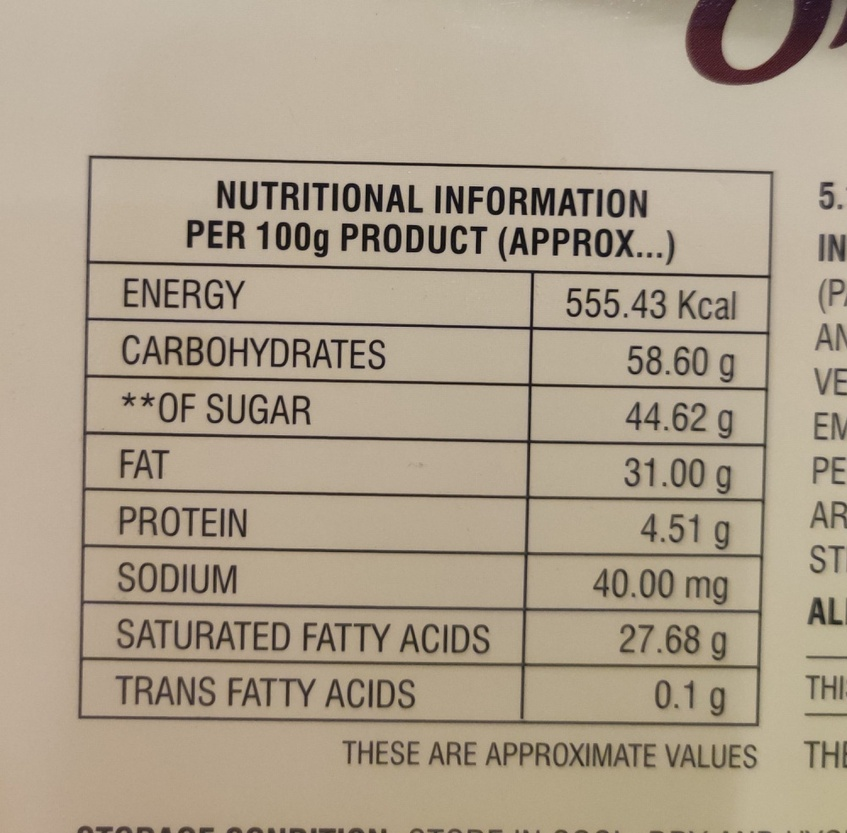
#> input picture image/nutrition_table.jpg, 847 x 833 px, shrunk from 1000 x 984 before the run
$ python -i TableLinesRemover.py   (imports and definitions only)
#> lines starting #> are read from the running program, lines starting #| are printed output that depends on the picture; after the words box and inside, x2 and y2 are one past the last pixel; in counts of white or black regions, pixels touching at a corner belong together
#> further down, picture is the input picture: shape (833, 847, 3); mean B, G, R 138.8, 158.5, 172
import cv2
import numpy as np

class TableLinesRemover:

    def __init__(self, image):
        self.image = image

    def execute(self):
        self.grayscale_image()
        self.store_process_image("0_grayscaled.jpg", self.grey)
        self.threshold_image()
        self.store_process_image("1_thresholded.jpg", self.thresholded_image)
        self.invert_image()
        self.store_process_image("2_inverted.jpg", self.inverted_image)
        self.erode_vertical_lines()
        self.store_process_image("3_erode_vertical_lines.jpg", self.vertical_lines_eroded_image)
        self.erode_horizontal_lines()
        self.store_process_image("4_erode_horizontal_lines.jpg", self.horizontal_lines_eroded_image)
        self.combine_eroded_images()
        self.store_process_image("5_combined_eroded_images.jpg", self.combined_image)
        self.dilate_combined_image_to_make_lines_thicker()
        self.store_process_image("6_dilated_combined_image.jpg", self.combined_image_dilated)
        self.subtract_combined_and_dilated_image_from_original_image()
        self.store_process_image("7_image_without_lines.jpg", self.image_without_lines)
        self.remove_noise_with_erode_and_dilate()
        self.store_process_image("8_image_without_lines_noise_removed.jpg", self.image_without_lines_noise_removed)
        return self.image_without_lines_noise_removed

    def grayscale_image(self):
        self.grey = cv2.cvtColor(self.image, cv2.COLOR_BGR2GRAY)
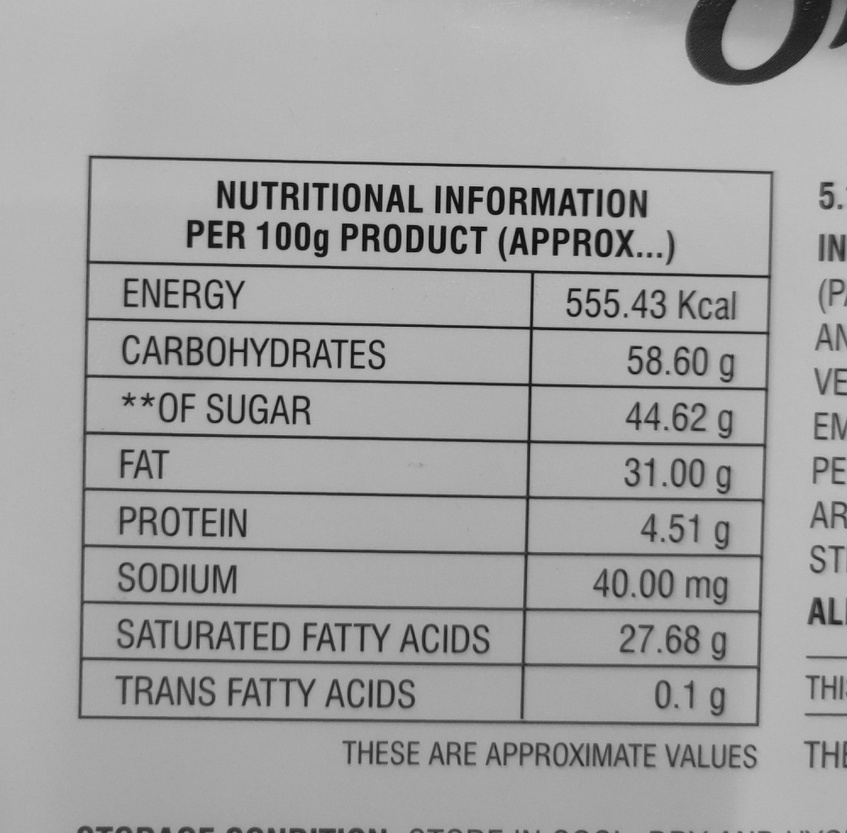
#> self.grey: shape (833, 847); min 4, max 197, mean 160.3

    def threshold_image(self):
        self.thresholded_image = cv2.threshold(self.grey, 127, 255, cv2.THRESH_BINARY)[1]
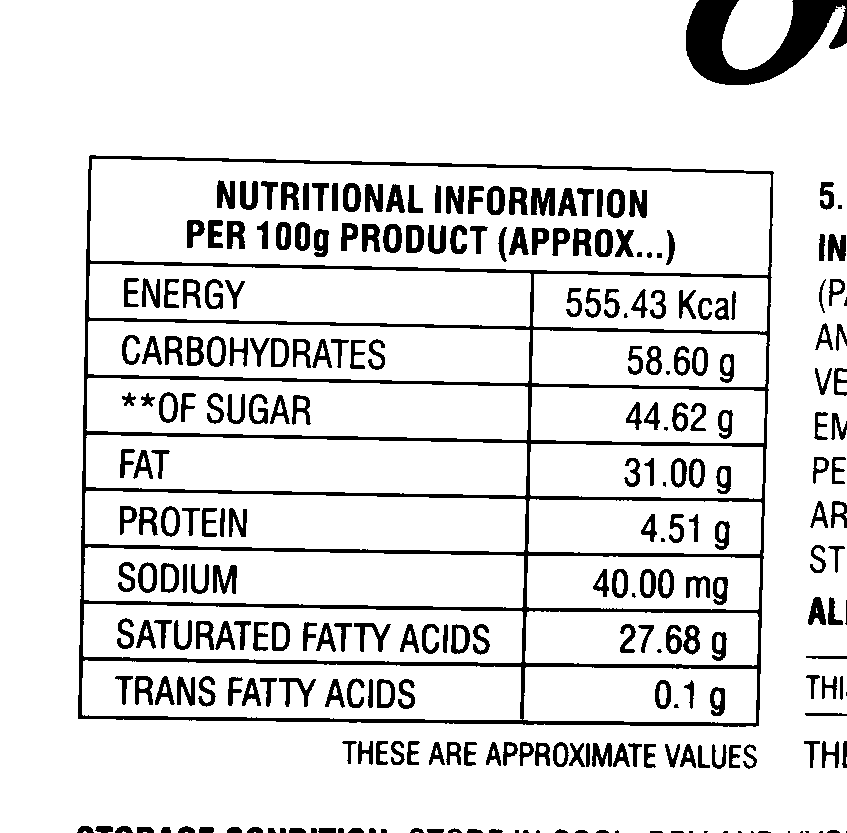
#> self.thresholded_image: shape (833, 847); 87.7% white; 276 black regions (26 under 20 px), largest, box (x1, y1, x2, y2) and area: (78, 155, 774, 727) 28815, (686, 0, 847, 85) 6615, (531, 188, 555, 216) 509

    def invert_image(self):
        self.inverted_image = cv2.bitwise_not(self.thresholded_image)

    def erode_vertical_lines(self):
        hor = np.array([[1,1,1,1,1,1]])
        self.vertical_lines_eroded_image = cv2.erode(self.inverted_image, hor, iterations=10)
#> self.vertical_lines_eroded_image: shape (833, 847); 2.4% white; 14 white regions, largest, box (x1, y1, x2, y2) and area: (109, 658, 741, 669) 1999, (108, 716, 739, 726) 1990, (110, 601, 742, 613) 1798
        self.vertical_lines_eroded_image = cv2.dilate(self.vertical_lines_eroded_image, hor, iterations=10)
#> self.vertical_lines_eroded_image: shape (833, 847); 3.5% white; 14 white regions, largest, box (x1, y1, x2, y2) and area: (89, 658, 771, 669) 2549, (88, 716, 769, 726) 2490, (90, 601, 772, 613) 2398

    def erode_horizontal_lines(self):
        ver = np.array([[1],
               [1],
               [1],
               [1],
               [1],
               [1],
               [1]])
        self.horizontal_lines_eroded_image = cv2.erode(self.inverted_image, ver, iterations=10)
#> self.horizontal_lines_eroded_image: shape (833, 847); 0.65% white; 6 white regions (1 under 20 px), largest, box (x1, y1, x2, y2) and area: (694, 0, 725, 54) 1204, (79, 185, 91, 689) 1166, (522, 300, 533, 694) 836, (757, 201, 772, 696) 693, (793, 0, 824, 36) 661
        self.horizontal_lines_eroded_image = cv2.dilate(self.horizontal_lines_eroded_image, ver, iterations=10)
#> self.horizontal_lines_eroded_image: shape (833, 847); 1.3% white; 6 white regions, box (x1, y1, x2, y2) and area: (694, 0, 725, 84) 2284, (79, 155, 91, 719) 1886, (757, 171, 772, 726) 1593, (793, 0, 824, 66) 1591, (522, 270, 533, 724) 1496, (846, 0, 847, 43) 43

    def combine_eroded_images(self):
        self.combined_image = cv2.add(self.vertical_lines_eroded_image, self.horizontal_lines_eroded_image)
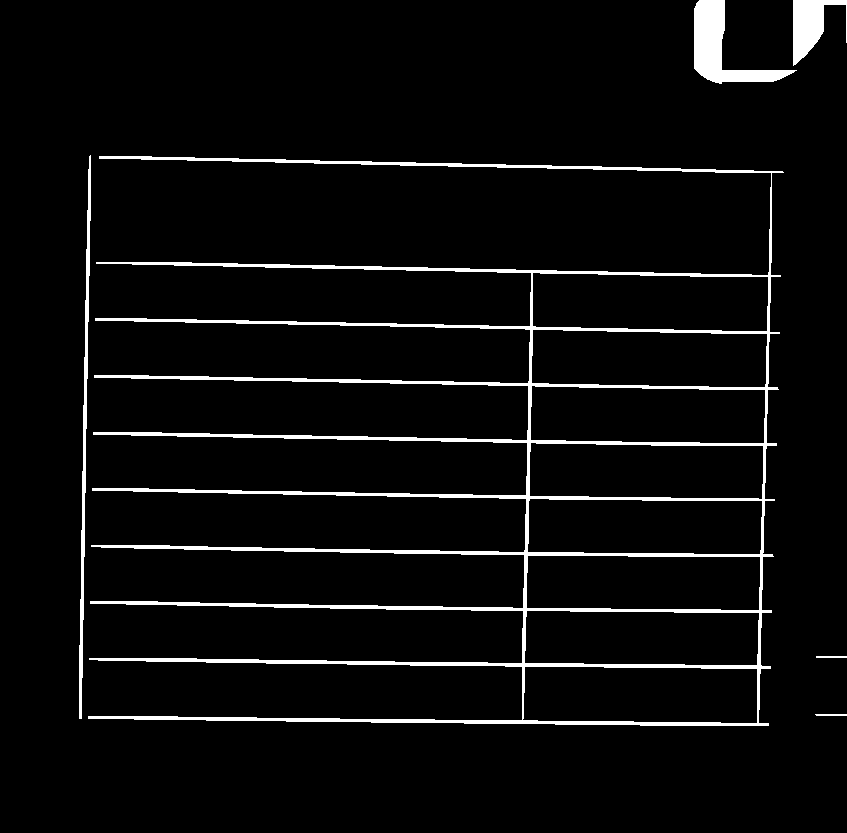
#> self.combined_image: shape (833, 847); 4.7% white; 6 white regions, box (x1, y1, x2, y2) and area: (88, 156, 784, 726) 26161, (694, 0, 797, 84) 3059, (79, 155, 91, 719) 1886, (793, 0, 847, 66) 1744, (815, 714, 847, 716) 63, (816, 656, 847, 658) 62

    def dilate_combined_image_to_make_lines_thicker(self):
        kernel = cv2.getStructuringElement(cv2.MORPH_RECT, (2, 2))
        self.combined_image_dilated = cv2.dilate(self.combined_image, kernel, iterations=5)
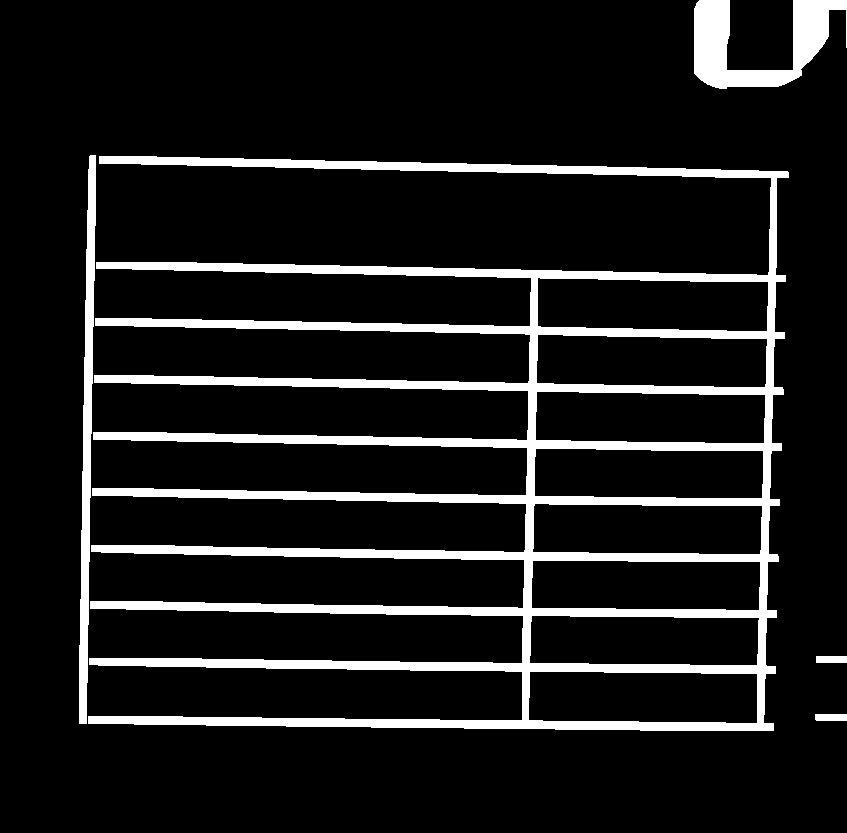
#> self.combined_image_dilated: shape (833, 847); 10.9% white; 5 white regions, box (x1, y1, x2, y2) and area: (88, 156, 789, 731) 65407, (694, 0, 847, 89) 6347, (79, 155, 96, 724) 4791, (815, 714, 847, 721) 223, (816, 656, 847, 663) 217

    def subtract_combined_and_dilated_image_from_original_image(self):
        self.image_without_lines = cv2.subtract(self.inverted_image, self.combined_image_dilated)
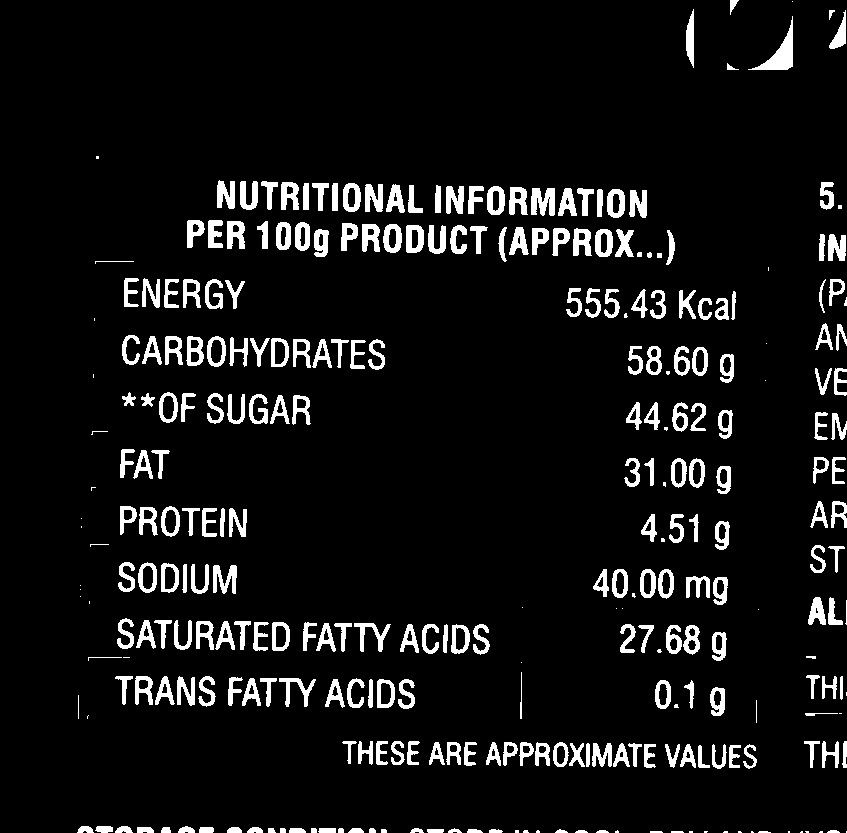
#> self.image_without_lines: shape (833, 847); 7.5% white; 308 white regions (47 under 20 px), largest, box (x1, y1, x2, y2) and area: (748, 16, 793, 70) 735, (531, 188, 555, 216) 509, (213, 565, 237, 594) 422

    def remove_noise_with_erode_and_dilate(self):
        kernel = cv2.getStructuringElement(cv2.MORPH_RECT, (2, 2))
        self.image_without_lines_noise_removed = cv2.erode(self.image_without_lines, kernel, iterations=1)
#> self.image_without_lines_noise_removed: shape (833, 847); 5.4% white; 281 white regions (46 under 20 px), largest, box (x1, y1, x2, y2) and area: (753, 21, 793, 70) 637, (532, 189, 555, 216) 405, (214, 566, 237, 594) 312
        self.image_without_lines_noise_removed = cv2.dilate(self.image_without_lines_noise_removed, kernel, iterations=1)
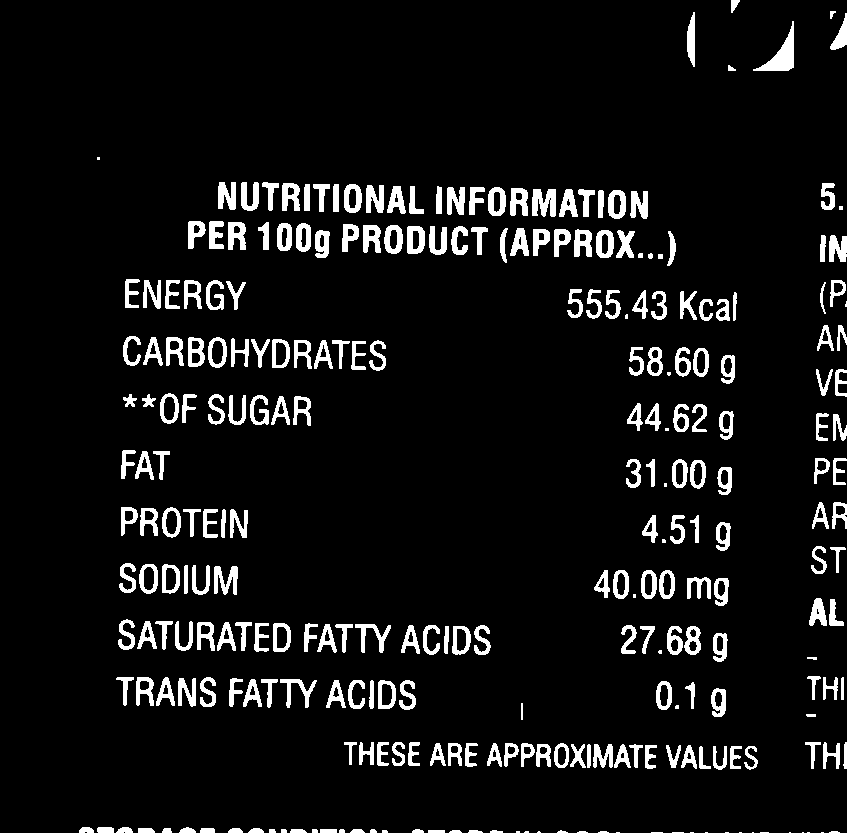
#> self.image_without_lines_noise_removed: shape (833, 847); 7.4% white; 278 white regions (31 under 20 px), largest, box (x1, y1, x2, y2) and area: (753, 21, 794, 71) 727, (532, 189, 556, 217) 508, (214, 566, 238, 595) 422

    def store_process_image(self, file_name, image):
        path = "./process_images/table_lines_remover/" + file_name
        cv2.imwrite(path, image)

>>> import cv2
>>> picture = cv2.imread('image/nutrition_table.jpg')
>>> result = TableLinesRemover(picture).execute()
